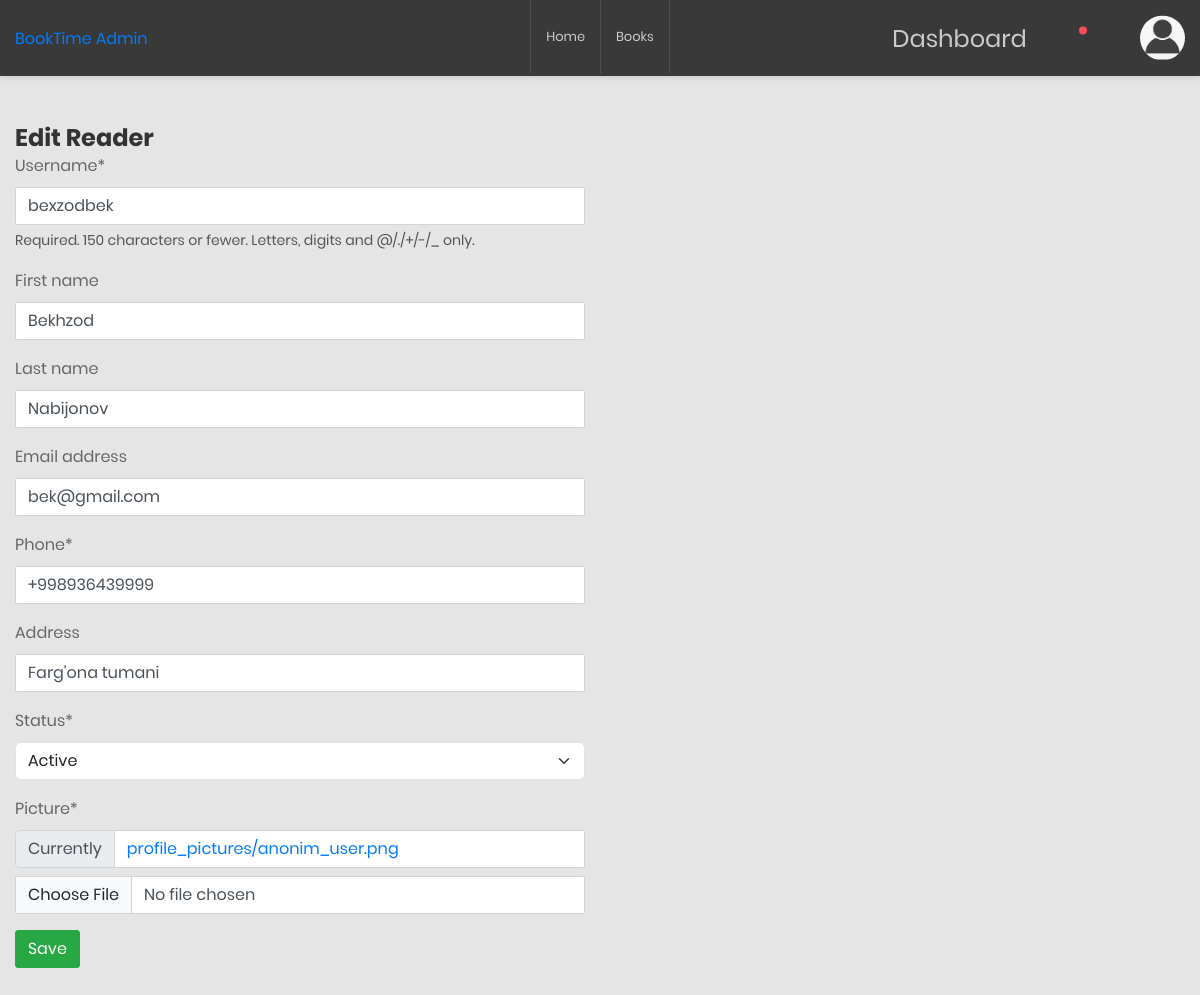
Page /dashboard/11/edit/ (signed in) on the committed database.
### readers/models.py (models this page shows)
class Readers(AbstractUser):
    class Status(models.TextChoices):
        New = "New", "New"
        Active = "Active", "Active"
    picture = models.ImageField(default='profile_pictures/anonim_user.png', upload_to='profile_pictures/')
    address = models.CharField(max_length=300, blank=True, default="")
    phone = models.CharField(max_length=13)
    balance = models.DecimalField(max_digits=8, decimal_places=2, blank=True, default=0)
    status = models.CharField(max_length=6,
                              choices=Status.choices,
                              default=Status.New
                              )
    class Meta:
        verbose_name = 'Reader'
        verbose_name_plural = 'Readers'

### dashboard/views.py (the view, shortened to what this page needs)
# urls.py: path('<int:reader_id>/edit/', EditReaderView.as_view(), name="edit_reader"),
class EditReaderView(SuperuserRequiredMixin, View):
    def get(self, request, reader_id):
        reader = Readers.objects.get(id=reader_id)
        reader_form = ReaderUpdateForm(instance=reader)
        return render(request, 'dashboard/edit_reader.html', {'reader_form': reader_form})

### dashboard/forms.py
class ReaderUpdateForm(forms.ModelForm):
    class Meta:
        model = Readers
        fields = ['username', 'first_name', 'last_name', 'email', 'phone', 'address', 'status', 'picture']

### dashboard/views.py (called while the page is built)
    def test_func(self):
        return self.request.user.is_superuser

### templates/dashboard/edit_reader.html (shortened to what this page needs)
{% extends 'base.html' %}
{% load crispy_forms_tags %}
{% block content %}
    <h3>Edit Reader</h3>
    <div class="row">
        <div class="col-6 align-self-center">
            <form method="post">
                {{ reader_form |crispy}}
                <button class="btn btn-success mb-3">Save</button>
            </form>
        </div>
    </div>
{% endblock %}

### templates/base.html (shortened to what this page needs)
<!DOCTYPE html>
{% load static %}
{% url 'home_page' as home_page_url %}
{% url 'main:list' as books_page_url %}
{% url 'readers:profile' as profile_page_url %}
{% url 'readers:profile-edit' as profile_edit_page_url %}
{% url 'dashboard:dashboard' as dashboard_page_url %}
<html lang="en">
<head>
    <link rel="stylesheet" href="{% static 'main/css/bootstrap.main.css' %}">
    <link rel="stylesheet" href="{% static 'main/css/main.css' %}">
    <link rel="stylesheet" href="https://cdn.jsdelivr.net/npm/bootstrap-icons@1.11.2/font/bootstrap-icons.min.css">
    <link href="{% static 'dashboard/css/font-face.css' %}" rel="stylesheet" media="all">
    <link href="{% static 'dashboard/vendor/font-awesome-4.7/css/font-awesome.min.css' %}" rel="stylesheet" media="all">
    <link href="{% static 'dashboard/vendor/font-awesome-5/css/fontawesome-all.min.css' %}" rel="stylesheet" media="all">
    <link href="{% static 'dashboard/vendor/mdi-font/css/material-design-iconic-font.min.css' %}" rel="stylesheet" media="all">
    <link href="{% static 'dashboard/vendor/bootstrap-4.1/bootstrap.min.css' %}" rel="stylesheet" media="all">
    <link href="{% static 'dashboard/vendor/animsition/animsition.min.css' %}" rel="stylesheet" media="all">
    <link href="{% static 'dashboard/vendor/bootstrap-progressbar/bootstrap-progressbar-3.3.4.min.css' %}" rel="stylesheet" media="all">
    <link href="{% static 'dashboard/vendor/wow/animate.css' %}" rel="stylesheet" media="all">
    <link href="{% static 'dashboard/vendor/css-hamburgers/hamburgers.min.css' %}" rel="stylesheet" media="all">
    <link href="{% static 'dashboard/vendor/slick/slick.css' %}" rel="stylesheet" media="all">
    <link href="{% static 'dashboard/vendor/select2/select2.min.css' %}" rel="stylesheet" media="all">
    <link href="{% static 'dashboard/vendor/perfect-scrollbar/perfect-scrollbar.css' %}" rel="stylesheet" media="all">
    <link href="{% static 'dashboard/css/theme.css' %}" rel="stylesheet" media="all">
</head>
<body class="animsition">
    <div class="page-wrapper">
        <header class="header-desktop3 d-none d-lg-block">
            <div class="section__content section__content--p35">
                <div class="header3-wrap">
                    <div class="header__logo">
                        <a href="{% url 'landing_page' %}">
                            BookTime Admin
                        </a>
                    </div>
                    <div class="header__navbar">
                        <ul class="list-unstyled">
                            <li>
                                <a class="nav-link {% if request.path == home_page_url %} active {% endif %}" aria-current="page" href="{% url 'home_page' %}">
                                    Home
                                </a>
                            </li>
                            <li>
                                <a class="nav-link {% if request.path == books_page_url %} active {% endif %}" aria-current="page" href="{{ books_page_url }}">
                                    Books
                                </a>
                            </li>
                        </ul>
                    </div>
                    <div class="header__tool">
                        {% if request.user.is_authenticated %}
                        <div class="header-button-item">
                              {% if request.user.is_superuser %}
                                  <a class="nav-link {% if request.path == dashboard_page_url %} active {% endif %}" href="{{ dashboard_page_url }}">
                                    Dashboard
                                  </a>
                              {% endif %}
                        </div>
                        <div class="header-button-item has-noti js-item-menu">
                            <i class="zmdi zmdi-notifications"></i>
                        </div>
                        <div class="header-button-item js-item-menu">
                            <i class="zmdi zmdi-settings"></i>
                        </div>
                        <div class="account-wrap">
                            <div class="account-item account-item--style2 clearfix js-item-menu">
                                <div class="image">
                                    <img src="{{ request.user.picture.url }}" alt="John Doe" />
                                </div>
                            </div>
                        </div>
                        {% else %}
                        <div class="header-button-item btn btn-outline-info">
                            <a href="{% url 'readers:login' %}">Login</a>
                        </div>
                        {% endif %}
                    </div>
                </div>
            </div>
        </header>
  <div class="container mt-5">
  {% block content %}
  {% endblock %}
  </div>
</body>
</html>

### static/main/css/main.css (style rules this page uses)
.d-flex, .d-inline-flex, .media, .media>:not(.media-body), .jumbotron, .card { -ms-flex-negative: 1; flex-shrink: 1; }

### rows in the picture
Readers: user.picture (picture)
Readers: username "bexzodbek", first_name "Bekhzod", last_name "Nabijonov", email "bek@gmail.com", phone "+998936439999", address "Farg'ona tumani", status "Active"
